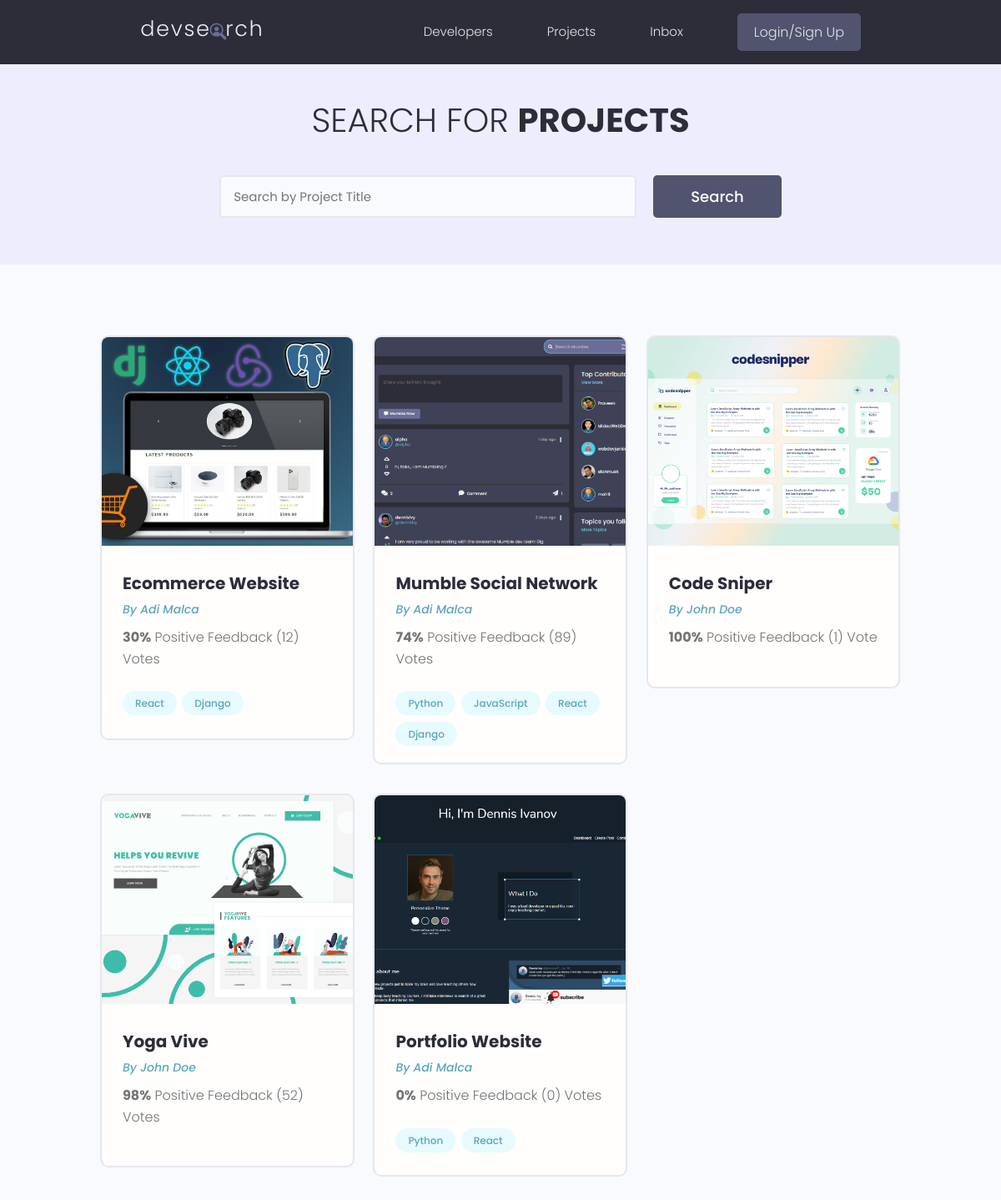
/projects/, run on the app's committed database.
### projectsApp/models.py (models this page shows, shortened)
class Project(models.Model):
    owner = models.ForeignKey(Profile, null=True, blank=True, on_delete=models.SET_NULL) # We want to connect a project to a specific user profile - many-to-one relationship
    title = models.CharField(max_length=200)   # By default null=False - required to enter data in this field (for the database)
    description = models.TextField(null=True, blank=True)  # Does NOT require to enter data in this field! blank is the same but for django form to be submitted! We can submit a form without adding this!
    featured_image = models.ImageField(null=True, blank=True, default="default.jpg") # B/c its in "images" folder no need to specify path, otherwise path needed
    demo_link = models.CharField(max_length=2000, null=True, blank=True)
    source_link = models.CharField(max_length=2000, null=True, blank=True)
    tags = models.ManyToManyField('Tag', blank=True)  # The tag can be connected to many models
    vote_total = models.IntegerField(default=0, null=True, blank=True)
    vote_ratio = models.IntegerField(default=0, null=True, blank=True)
    created = models.DateTimeField(auto_now_add=True)
    id = models.UUIDField(default=uuid.uuid4, unique=True, primary_key=True, editable=False)

class Tag(models.Model):
    name = models.CharField(max_length=200)
    created = models.DateTimeField(auto_now_add=True)
    id = models.UUIDField(default=uuid.uuid4, unique=True, primary_key=True, editable=False)
    def __str__(self):
        return self.name

### usersApp/models.py (models this page shows, shortened)
class Profile(models.Model):
    user = models.OneToOneField(User, on_delete=models.CASCADE, null=True, blank=True)
    name = models.CharField(max_length=200, blank=True, null=True)
    email = models.EmailField(max_length=500, blank=True, null=True)
    username = models.CharField(max_length=200, blank=True, null=True)
    location = models.CharField(max_length=200, blank=True, null=True)
    short_intro = models.CharField(max_length=200, blank=True, null=True)
    bio = models.TextField(blank=True, null=True)
    profile_image = models.ImageField(blank=True, null=True, upload_to="profiles/",
                                      default="profiles/user-default.png") # This will go in static/images folder and then in profiles folder and upload my pictures here. Again - we are uploading to the profiles folder and also getting the defualt from the profiles folder
    social_github = models.CharField(max_length=200, blank=True, null=True)
    social_twitter = models.CharField(max_length=200, blank=True, null=True)
    social_linkedin = models.CharField(max_length=200, blank=True, null=True)
    social_youtube = models.CharField(max_length=200, blank=True, null=True)
    social_website = models.CharField(max_length=200, blank=True, null=True)
    created = models.DateTimeField(auto_now_add=True)
    id = models.UUIDField(default=uuid.uuid4, unique=True, primary_key=True, editable=False)

### projectsApp/views.py (the view)
# urls.py: path('projects/', include('projectsApp.urls')),
def projects(request):
    projects = Project.objects.all()
    context = {'projects': projects}
    return render(request, 'projectsApp/projects.html', context)

### projectsApp/templates/projectsApp/projects.html (shortened to what this page needs)
{% extends "main.html" %}
{% block content %}
  <main class="projects">
    <section class="hero-section text-center">
      <div class="container container--narrow">
        <div class="hero-section__box">
          <h2>Search for <span>Projects</span></h2>
        </div>
        <div class="hero-section__search">
          <form class="form" action="#" method="get">
            <div class="form__field">
              <input class="input input--text" id="formInput#search" type="text" name="text"
                placeholder="Search by Project Title" />
            </div>
            <input class="btn btn--sub btn--lg" type="submit" value="Search" />
          </form>
        </div>
      </div>
    </section>
    <section class="projectsList">
      <div class="container">
        <div class="grid grid--three">
          {% for project in projects %}
          <div class="column">
            <div class="card project">
              <a href="{% url 'project' project.id %}" class="project">
                <img class="project__thumbnail" src="{{project.featured_image.url}}" alt="project thumbnail" />
                <div class="card__body">
                  <h3 class="project__title">{{project.title}}</h3>
                  <p><a class="project__author" href="{% url 'user-profile' project.owner.id %}">By {{project.owner.name}}</a></p>
                  <p class="project--rating">
                    <span style="font-weight: bold;">{{project.vote_ratio}}%</span> Positive
                    Feedback ({{project.vote_total}}) Vote{{project.vote_total|pluralize:"s"}}
                  </p>
                  <div class="project__tags">
                    {% for tag in project.tags.all %}
                    <span class="tag tag--pill tag--main">
                      <small>{{tag}}</small>
                    </span>
                    {% endfor %}
                  </div>
                </div>
              </a>
            </div>
          </div>
          {%endfor%}
        </div>
      </div>
    </section>
  </main>
{% endblock content %}

### templates/main.html (shortened to what this page needs)
<!DOCTYPE html>
{% load static %}
<html>
<head>
    <link rel="stylesheet" href="https://cdnjs.cloudflare.com/ajax/libs/font-awesome/4.7.0/css/font-awesome.min.css" />
    <link rel="stylesheet" href="{% static 'uikit/styles/uikit.css' %}" />
    <link rel="stylesheet" href="{% static 'styles/app.css' %}" />
</head>
<body>
    {% include "navbar.html" %}
    {% block content %}
    {% endblock content %}
</body>
</html>

### templates/navbar.html (shortened to what this page needs)
{% load static %}
<header class="header">
    <div class="container container--narrow">
      <a href="{% url 'profiles' %}" class="header__logo">
        <img src="{% static 'images/logo.svg' %}" alt="DevSearch Logo" />
      </a>
      <nav class="header__nav">
        <ul class="header__menu">
          <li class="header__menuItem"><a href="{% url 'profiles' %}">Developers</a></li>
          <li class="header__menuItem"><a href="{% url 'projects' %}">Projects</a></li>
          <li class="header__menuItem"><a href="">Inbox</a></li>
          {% if request.user.is_authenticated %}
          <li class="header__menuItem"><a href="{% url 'create-project' %}">Add Project</a></li>
          <li class="header__menuItem"><a href="{% url 'logout' %}" class="btn btn--sub">Logout</a></li>
          {% else %}
          <li class="header__menuItem"><a href="{% url 'login' %}" class="btn btn--sub">Login/Sign Up</a></li>
          {% endif %}
        </ul>
      </nav>
    </div>
  </header>

### static/styles/app.css (style rules this page uses)
:root { --color-sub: #2d2d39; }
.btn--sub { background-color: var(--color-sub-light); }
.card { border: 2px solid var(--color-light); }
img { width: 100%; }
.header { position: sticky; z-index: 111; background-color: var(--color-sub); padding: 1.5rem 0; }
.header > .container { display: flex; justify-content: space-between; align-items: center; }
.header__logo > img { height: 3.8rem; }
.header__nav > ul { display: inline-flex; align-items: center; list-style: none; gap: 6.5rem; }
.header__menuItem > a { color: var(--color-light); font-weight: 300; }
.hero-section { height: 40vh; display: flex; align-items: center; background-color: var(--color-sub); }
.hero-section__box { margin-bottom: 4rem; }
.hero-section__box > h2, .hero-section__box > h2 > span { font-size: 4rem; color: var(--color-light); line-height: 1.3; text-transform: uppercase; }
.hero-section__box > h2 { font-weight: 300; }
.hero-section__box > h2 > span { font-weight: 700; }
.hero-section__search > .form { display: flex; align-items: center; justify-content: center; gap: 2rem; }
.hero-section__search > .form input.input--text { width: 50rem; }
.project__author { font-size: 1.4rem; font-style: italic; }
.project--rating { margin-bottom: 1.6em; margin-top: .5em; }
.projects > .hero-section { background: var(--color-sub-lighter); height: 30vh; }
.projects .hero-section__box { margin-bottom: 2.5rem; }
.projects .hero-section__box > h2 { color: var(--color-sub); }
.projects .hero-section__box > h2 > span { font-weight: 700; color: var(--color-sub); }
.projectsList { margin-top: 8rem; }
.project__thumbnail { height: 25rem; object-fit: cover; object-position: top center; }
.project__title { font-size: 2rem; font-weight: 700; color: var(--color-sub); }

### static/uikit/styles/modules/_variables.css (style rules this page uses)
:root { --color-main: #5aa5b9; --color-main-light: #e6faff; --color-sub: #3f4156; --color-sub-light: #51546e; --color-sub-lighter: #ededfd; --color-text: #737373; --color-gray: #8b8b8b; --color-light: #e5e7eb; --color-light-gray: #767676; --color-bg: #f8fafd; --color-white: #fffefd; --color-white-light: #f3f3f3; --color-success: #359e64; --color-success-bg: #def8e8; --color-error: #fc4b0b; --color-error-bg: #fff2ee; --font-base: 'Poppins', arial, helvetica, 'Segoe UI', roboto, ubuntu, sans-serif; --font-monospace: 'Fira Code', 'Courier New', courier, monospace; --font-regular: 300; --font-medium: 500; --font-bold: 700; --generic-shadow: 1px 1px 5px #00000010; --generic-transition: all 0.3s ease-in-out; }

### static/uikit/styles/modules/_base.css (style rules this page uses)
* { margin: 0; padding: 0; box-sizing: border-box; text-rendering: optimizeLegibility; color: inherit; font-size: inherit; }
html { font-size: 50%; }
@media only screen and (min-width: 480px) { html { font-size: 56.25%; } }
@media only screen and (min-width: 1200px) { html { font-size: 62.5%; } }
body { line-height: 1.6; font-weight: 400; font-size: 1.5rem; color: var(--color-text); background-color: var(--color-bg); min-height: 100vh; }

### static/uikit/styles/modules/_typography.css (style rules this page uses)
* { font-family: var(--font-base); }
h2 { font-size: 3.6rem; font-weight: var(--font-bold); }
h3 { font-size: 3.2rem; font-weight: var(--font-medium); }
p, span, strong { font-size: 1.6rem; color: var(--color-text); font-weight: var(--font-regular); }
a { padding-bottom: 2px; text-decoration: none; display: inline-block; color: var(--color-main); font-weight: var(--font-medium); }

### static/uikit/styles/modules/_utilities.css (style rules this page uses)
.container { width: 92%; max-width: 165rem; margin: 0 auto; box-sizing: border-box; }
.container--narrow { width: 92%; max-width: 120rem; }
@media screen and (min-width: 1000px) { .container { width: 90%; } }
@media screen and (min-width: 1000px) { .container--narrow { width: 85%; } }
@media screen and (min-width: 1200px) { .container { width: 80%; } }
@media screen and (min-width: 1200px) { .container--narrow { width: 72%; } }
.text-center { text-align: center; }

### static/uikit/styles/modules/_button.css (style rules this page uses)
.btn { display: inline-block; position: relative; cursor: pointer; background-color: var(--color-light); font-weight: var(--font-medium); color: var(--color-sub); text-decoration: none; padding: 1rem 2rem; border-radius: 0.5rem; border: none; width: -webkit-fit-content; width: -moz-fit-content; width: fit-content; height: -webkit-fit-content; height: -moz-fit-content; height: fit-content; font-size: 1.6rem; outline-width: 0; outline-color: transparent; -webkit-backface-visibility: hidden; backface-visibility: hidden; transition: all 0.3s ease-in-out; }
.btn--sub { background-color: var(--color-sub); color: var(--color-white); }
.btn--lg { font-size: 1.8rem; padding: 1.2rem 4.5rem; }

### data on the page
Project: featured_image (picture), title "Ecommerce Website", owner.name "Adi Malca", vote_ratio "30", vote_total "12"
Tag: name "React"
Tag: name "Django"
Project: featured_image (picture), title "Mumble Social Network", owner.name "Adi Malca", vote_ratio "74", vote_total "89"
Tag: name "Python"
Tag: name "JavaScript"
Project: featured_image (picture), title "Code Sniper", owner.name "John Doe", vote_ratio "100", vote_total "1"
Project: featured_image (picture), title "Yoga Vive", owner.name "John Doe", vote_ratio "98", vote_total "52"
Project: featured_image (picture), title "Portfolio Website", owner.name "Adi Malca", vote_ratio "0", vote_total "0"
